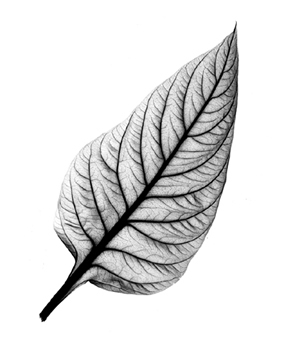
%> input picture Assignment1/leaf.jpg, 288 x 360 px
$ octave --eval "msbd5010_assign1;"   (GNU Octave 9; MATLAB toolbox functions it lacks are replaced by stand-ins)
%> lines starting %> are read from the running program, lines starting %| are printed output that depends on the picture
### Assignment1/my_filter2.m
function res_img = my_filter2(varargin)

% If the input parameters are filter2(img, mask), then do the linear
% filtering
% Elseif the input parameters are filter2(img, 'median'), then do the
% median filtering

error(nargchk(2,2,nargin));

pic = varargin{1};
assert_uint8_image(pic);
pic = im2double(pic);

[x,y,z] = size(pic);
if(z>1)
    pic = rgb2gray(pic);
end
res_img = pic;


typ = 1;
masksize = 3;
if(strcmp(varargin{2}, 'median'))
    typ = 2;
else
    filter = varargin{2};
    [i,j] = size(filter);
    if(i~=j)
        error('Mask size should be i*i.')
    end
    masksize = i;
end
result = zeros(x-(2*floor(masksize/2)), y-(2*floor(masksize/2)));
[m,n] = size(result);
if typ==2
    result = [];
end
for idx=1:masksize^2
    dx = floor((idx-1)/masksize);
    dy = mod((idx-1),masksize);
    fx = dx+1;
    fy = dy+1;
    if(typ==1)
        result = result + (pic(1+dx:m+dx, 1+dy:n+dy) * filter(fx,fy));
    else
        result = [result;reshape(pic(1+dx:m+dx, 1+dy:n+dy), 1, m*n)];
    end
end
if typ==2
    result =reshape(median(result), m, n);
end
res_img(floor(masksize/2)+1:x-floor(masksize/2),floor(masksize/2)+1:y-floor(masksize/2)) = result;

% res_img = im2uint8(res_img);


### Assignment1/grad_mag_image.m
% GRAD_MAG_IMAGE Compute a gradient magnitude image of the given image.
%
%   Y = GRAD_MAG_IMAGE(X) computes a gradient magnitude image of the image X.
%   Computation is based on the formula given in the lecture notes on image
%   enhancement in spatial domain, pp.83.  The intensity values of the pixels
%   that are out of the image boundary are treated as zeros.
%
%   REMINDER: The gradient magnitude image return should be in uint8 type.
%
function GMIm = grad_mag_image(Im)

assert_grayscale_image(Im);

%%%%%%%%%%%%%%%%%%%%%%%%%%%%%%%%%%%%%%%%%%%%%%%%%%%%%%%%%%%%%%%
% TODO 1:
% Compute the gradient magnitude image.
% GMIm = ?;
%%%%%%%%%%%%%%%%%%%%%%%%%%%%%%%%%%%%%%%%%%%%%%%%%
filter = [1,1,1;0,0,0;-1,-1,-1];

GMIm = abs(my_filter2(Im,filter)) + abs(my_filter2(Im, filter'));
if ~isa(GMIm,'uint8')
    GMIm = im2uint8(GMIm);
end

%%%%%%%%%%%%%%%%%%%%%%%%%%%%%%%%%%%%%%%%%%%%%%%%%

assert_uint8_image(GMIm);

### Assignment1/add_noise.m
% ADD_NOISE Add noise to an image.
%
%   Y = ADD_NOISE(X,N) adds noise N to an image X.
%
function NoisyIm = add_noise(Im, Noise)

assert_uint8_image(Im);
Im = double(Im);

% Add the noise to the image, rescale the grayscale value of the noisy
% image to 0-255.
NoisyIm = Im+Noise;
NoisyIm = (NoisyIm-min(NoisyIm(:)))./(max(NoisyIm(:))-min(NoisyIm(:))).*255;

NoisyIm = uint8(NoisyIm);

### Assignment1/arithmetic_mean_filter.m
% ARITHMETIC_MEAN_FILTER Filter a noisy image with an arithmetic mean filter.
%
%   Y = ARITHMETIC_MEAN_FILTER(X) filters a noisy image X with an arithmetic mean filter.
%   A 3-by-3 window is used in the filtering process.
%
function Im = arithmetic_mean_filter(NoisyIm)

% Check if the noisy image is grayscale and of uint8 datatype.
assert_grayscale_image(NoisyIm);
assert_uint8_image(NoisyIm);

%%%%%%%%%%%%%%%%%%%%%%%%%%%%%%%%%%%%%%%%%%%%%%%%%%%%%%%%%%%%%%%
% TODO 3:
% Filter the noisy image with arithmetic mean filter.  Use a 3x3 window to
% filter the image.
%
Im = my_filter2(NoisyIm, repmat(1/9,3,3));


%%%%%%%%%%%%%%%%%%%%%%%%%%%%%%%%%%%%%%%%%%%%%%%%%%%%%%%%%%%%%%
% Rescale the grayscale values of the filtered image to 0-255 and convert
% the image to uint8 datatype.
Im = (Im-min(Im(:)))./(max(Im(:))-min(Im(:))).*255;
Im = uint8(Im);

### Assignment1/median_filter.m
% MEDIAN_FILTER Filters a noisy image with a median filter.
%
%   Y = MEDIAN_FILTER(X) filters a noisy image X with a median filter.
%   A 3-by-3 window is used in the filtering process.
%
function Im = median_filter(NoisyIm)

% Check if the noisy image is grayscale and of uint8 datatype.
assert_grayscale_image(NoisyIm);
assert_uint8_image(NoisyIm);

%%%%%%%%%%%%%%%%%%%%%%%%%%%%%%%%%%%%%%%%%%%%%%%%%%%%%%%%%%%%%%%
% TODO 4:
% Filter the noisy image with median filter.  Use a 3x3 window to
% filter the image.
%
Im = my_filter2(NoisyIm, 'median');

%%%%%%%%%%%%%%%%%%%%%%%%%%%%%%%%%%%%%%%%%%%%%%%%%%%%%%%%%%%%%%
% Rescale the grayscale values of the filtered image to 0-255 and convert
% the image to uint8 datatype.
Im = (Im-min(Im(:)))./(max(Im(:))-min(Im(:))).*255;
Im = uint8(Im);

### Assignment1/assert_grayscale_image.m
% ASSERT_GRAYSCALE_IMAGE Assert if the given image is a grayscale image.
%
%   ASSERT_GRAYSCALE_IMAGE(X) asserts if the image X is a grayscale image.
%   Assertion is done based on the number of channels found in the image.
%   A grayscale image should have 1 channel.
%
function assert_grayscale_image(Im)

if size(Im,3) ~= 1
    error('Invalid number of channels, only 1-channel is supported');
end

### Assignment1/assert_uint8_image.m
% ASSERT_UINT8_IMAGE Assert if the given image is in type uint8.
%
%   ASSERT_UINT8_IMAGE(X) asserts if the image X is in type uint8.
%   Assertion is done based on the type of each image pixel.
%
function assert_uint8_image(Im)

if ~isa(Im,'uint8')
    error('Invalid image type, only uint8 is supported');
end

### Assignment1/estimate_degradation_func.m
% ESTIMATE_DEGRADATION_FUNC Estimate the degradation function of an image.
%
%   Y = ESTIMATE_DEGRADATION_FUNC(gs, fs, m, n) estimates the degradation function of
%   an image with size m-by-n.  An observed subimage gs and a reconstructed subimage fs
%   are used in the estimation.
%
function H = estimate_degradation_func(gs, fs, sizeX, sizeY)

Gs = fft2(gs);
Fs = fft2(fs);
Hs = Gs./Fs;
H = imresize(Hs,[sizeX,sizeY],'bilinear');

% H is the estimated degradation function in Fourier domain, size of H is
% [sizeY,sizeX].
if (size(H,1) ~= sizeX) | (size(H,2) ~= sizeY)
    error('Size of H is incorrect.');
end

### Assignment1/gen_gauss_noise.m
% GEN_GAUSS_NOISE Generate additive Gaussian noise.
%
%   Y = GEN_GAUSS_NOISE(m,n,sigma) generates an additive Gaussian noise image of
%   size m-by-n with the standard deviation of the noise equals sigma.
%
function Noise = gen_gauss_noise(sizeX, sizeY, sigma)

%%%%%%%%%%%%%%%%%%%%%%%%%%%%%%%%%%%%%%%%%%%%%%%%%%%%%%%%%%%%%%
% [10 lines of commented-out code are left out]
mean = 0;
Noise = normrnd(mean, sigma, sizeX, sizeY);
Noise = double(Noise);
%%%%%%%%%%%%%%%%%%%%%%%%%%%%%%%%%%%%%%%%%%%%%%%%%%%%%%%%%%%%%%
% Ensure the noise is of double datatype.
assert_double_image(Noise);

### Assignment1/assert_double_image.m
% ASSERT_UINT8_IMAGE Assert if the given image is in type uint8.
%
%   ASSERT_UINT8_IMAGE(X) asserts if the image X is in type uint8.
%   Assertion is done based on the type of each image pixel.
%
function assert_double_image(Im)

if ~isa(Im,'double')
    error('Invalid image type, only double is supported');
end

### Assignment1/msbd5010_assign1.m
% MSBD5010_ASSIGN1 MSBD5010 assignment 1 main routine.
%
function msbd5010_assign1()

ImFileName = 'leaf.jpg';

% Read the grayscale image, check if it is a grayscale image of uint8
% datatype.
Im = imread(ImFileName);
%> Im is the input picture: size 360x288x3 uint8; min 0, max 255, mean 225.4
Im=rgb2gray(Im);
%> Im: size 360x288 uint8
assert_grayscale_image(Im);
assert_uint8_image(Im);

%%%%%%%%%%%%%%%%%%%%%%%%%%%%%%%%%%%%%%%%%%%%%%%%%%%%%%%%%%%%%%%%%%%
% TODO 1:
% Build gradient magnitude image.
% Please fill in code in "grad_mag_image.m" to accomplish function
% grad_mag_image
GMIm = grad_mag_image(Im);
%> in my_filter2, `filter = varargin{2};`: filter = [1 1 1; 0 0 0; -1 -1 -1]
%> in my_filter2, `res_img(floor(masksize/2)+1:x-floor(masksize/2),floor(masksize/2)+1:y-..`:
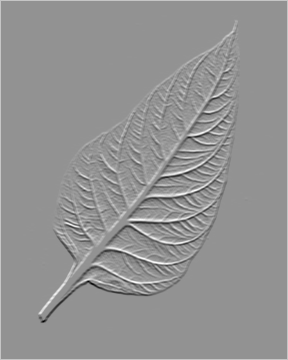
%> res_img: size 360x288 double; min -2.89, max 2.13, mean 0.0125; drawn with min black and max white
%> in my_filter2 (call 2), `filter = varargin{2};`: filter = [1 0 -1; 1 0 -1; 1 0 -1]
%> in my_filter2 (call 2), `res_img(floor(masksize/2)+1:x-floor(masksize/2),floor(masksize/2)+1:y-..`:
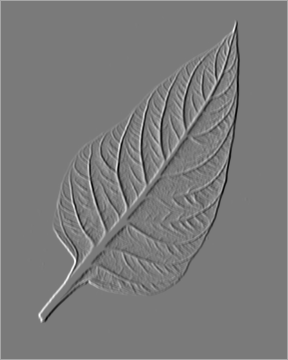
%> res_img: size 360x288 double; min -2.73, max 2.94, mean 0.0125; drawn with min black and max white
%> in grad_mag_image, `GMIm = abs(my_filter2(Im,filter)) + abs(my_filter2(Im, filter'));`:
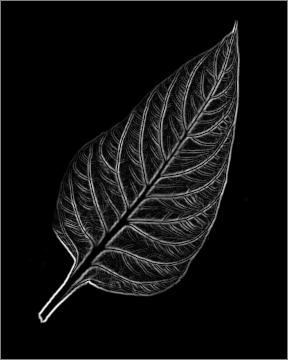
%> GMIm: size 360x288 double; min 0, max 3.98, mean 0.252; drawn with min black and max white
%> in grad_mag_image, `GMIm = im2uint8(GMIm);`:
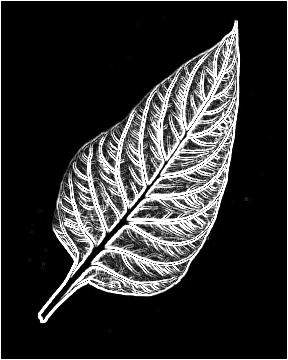
%> GMIm: size 360x288 uint8; min 0, max 255, mean 48
%%%%%%%%%%%%%%%%%%%%%%%%%%%%%%%%%%%%%%%%%%%%%%%%%%%%%%%%%%%%%%%%%%%

% Get the image size.
[sizeX sizeY] = size(Im);
%> sizeX = 360; sizeY = 288

sigma = 7;

%%%%%%%%%%%%%%%%%%%%%%%%%%%%%%%%%%%%%%%%%%%%%%%%%%%%%%%%%%%%%%%%%%%
% TODO 2:
% Generate additive Gaussian noise with the given sigma.
% You are required to complete the implementation in gen_gauss_noise.m.
GaussNoise = gen_gauss_noise(sizeX,sizeY,sigma);
%%%%%%%%%%%%%%%%%%%%%%%%%%%%%%%%%%%%%%%%%%%%%%%%%%%%%%%%%%%%%%%%%%%

% Add Gaussian noise to the image.
GaussIm = add_noise(Im,GaussNoise);
%> in add_noise, `NoisyIm = Im+Noise;`:
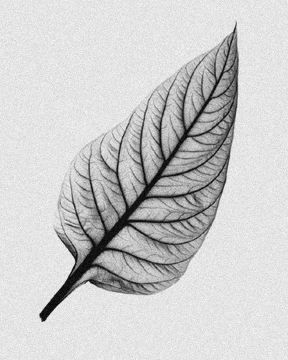
%> NoisyIm: size 360x288 double; min -22.01, max 286, mean 225.4; drawn with min black and max white
%%%%%%%%%%%%%%%%%%%%%%%%%%%%%%%%%%%%%%%%%%%%%%%%%%%%%%%%%%%%%%%%%%%
% TODO 3:
% Filter the noisy image with arithmetic mean filter.
% You need to complete the implementation in arithmetic_mean_filter.m.
ArithIm = arithmetic_mean_filter(GaussIm);
%%%%%%%%%%%%%%%%%%%%%%%%%%%%%%%%%%%%%%%%%%%%%%%%%%%%%%%%%%%%%%%%%%%

% TODO 4:
% Filter the noisy image with median filter.
% You need to complete the implementation in median_filter.m.
MedianIm = median_filter(GaussIm);
%%%%%%%%%%%%%%%%%%%%%%%%%%%%%%%%%%%%%%%%%%%%%%%%%%%%%%%%%%%%%%%%%%%

% Estimate the degradation function by image observation, suppose we use the
% observed subimage gs and the undegraded subimage fs for the estimation.
gs = GaussIm(158:226,164:241);
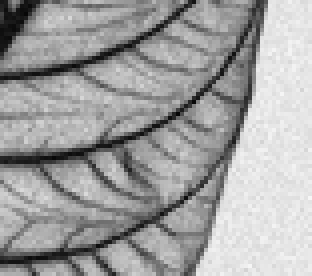
%> gs: size 69x78 uint8 (shown 4 times larger); min 6, max 246, mean 161.2
fs = Im(158:226,164:241);
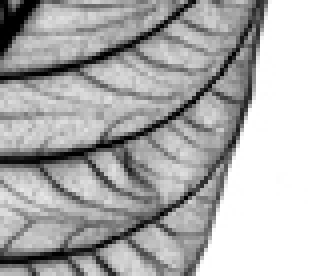
%> fs: size 69x78 uint8 (shown 4 times larger); min 0, max 255, mean 172.7
H = estimate_degradation_func(gs,fs,sizeX,sizeY);
%> the run ends on the next line

Sn = conj(fft2(GaussNoise)).*fft2(GaussNoise);
Sf = conj(fft2(Im)).*fft2(Im);

%%%%%%%%%%%%%%%%%%%%%%%%%%%%%%%%%%%%%%%%%%%%%%%%%%%%%%%%%%%%%%%%%%%
% TODO 5:
% Filter the noisy image with Wiener filter, suppose we know the power
% spectra of the noise Sn and the undegraded image Sf.
% You are required to complete the implementation in wiener_filter_1.m.
WienerIm1 = wiener_filter_1(GaussIm,H,Sn,Sf);
%%%%%%%%%%%%%%%%%%%%%%%%%%%%%%%%%%%%%%%%%%%%%%%%%%%%%%%%%%%%%%%%%%%

%%%%%%%%%%%%%%%%%%%%%%%%%%%%%%%%%%%%%%%%%%%%%%%%%%%%%%%%%%%%%%%%%%%
% TODO 6:
% Filter the noisy image with Wiener filter, suppose we DO NOT know the power
% spectra of the noise Sn and the undegraded image Sf.  We use a
% constant K to estimate the ratio of Sn to Sf.
% You are required to complete the implementation in wiener_filter_2.m.
K = 0.01;
WienerIm2 = wiener_filter_2(GaussIm,H,K);
%%%%%%%%%%%%%%%%%%%%%%%%%%%%%%%%%%%%%%%%%%%%%%%%%%%%%%%%%%%%%%%%%%%


%%%%%%%%%%%%%%%%%%%%%%%%%%%%%%%%%%%%%%%%%%%%%%%%%%%%%%%%%%%%%%%%%%%
% TODO 7:
% Emphasis the high frequency components of the images in the frequency
% domain by high frequency emphasis filter.By adjusting the two parameters
% a and b, we will receive different resultes.
% You will use the Butterworth filter in the high_freq_emphasis function,
% you need to build a Butterworth filter in ButterWorth.m.
% The values of parameters are listed in the functions below.
% You are required to complete the implementation in high_freq_emphasis.m.
FEIm1=high_freq_emphasis(Im, 0.05, 0.3);
FEIm2=high_freq_emphasis(Im, 0.05, 0.7);
FEIm3=high_freq_emphasis(Im, 0.2, 0.3);
FEIm4=high_freq_emphasis(Im, 0.2, 0.7);
%%%%%%%%%%%%%%%%%%%%%%%%%%%%%%%%%%%%%%%%%%%%%%%%%%%%%%%%%%%%%%%%%%%

%%%%%%%%%%%%%%%%%%%%%%%%%%%%%%%%%%%%%%%%%%%%%%%%%%%%%%%%%%%%%%%%%%%
% TODO 8:
% Filter the noisy image with alpha-trimmed mean filter with different
% values of d (listed in the functions below).
% the size of mask should be set to 3x3
% You are required to complete the implementation in atrimmed_mean_fliter.m.
atrim1=atrimmed_mean_filter(GaussIm,2);
atrim2=atrimmed_mean_filter(GaussIm,4);
atrim3=atrimmed_mean_filter(GaussIm,6);
atrim4=atrimmed_mean_filter(GaussIm,8);
%%%%%%%%%%%%%%%%%%%%%%%%%%%%%%%%%%%%%%%%%%%%%%%%%%%%%%%%%%%%%%%%%%%


% show the result of part 1 to 6
figure;
subplot(3,3,1);imshow(Im);title('Original Image');
subplot(3,3,2);imshow(GMIm);title('Gradient magnitude image');
subplot(3,3,3);imshow(GaussNoise,[min(GaussNoise(:)) max(GaussNoise(:))]);title('Gaussian Noise');
subplot(3,3,4);imshow(GaussIm);title('Original Image with noise');
subplot(3,3,5);imshow(ArithIm);title('Arithmetic Mean Filtered');
subplot(3,3,6);imshow(MedianIm);title('Median Filtered');
subplot(3,3,7);imshow(WienerIm1);title('Wiener Filtered 1');
subplot(3,3,8);imshow(WienerIm2);title('Wiener Filtered 2');

% show the result of part 7
figure;
subplot(2,2,1);imshow(FEIm1);
subplot(2,2,2);imshow(FEIm2);
subplot(2,2,3);imshow(FEIm3);
subplot(2,2,4);imshow(FEIm4);
suptitle('high frequency emphasis filter');

% show the reslut of part 8
figure;
subplot(2,2,1);imshow(atrim1);
subplot(2,2,2);imshow(atrim2);
subplot(2,2,3);imshow(atrim3);
subplot(2,2,4);imshow(atrim4);
suptitle('alpha trimmed mean filter');

disp('Done.');
